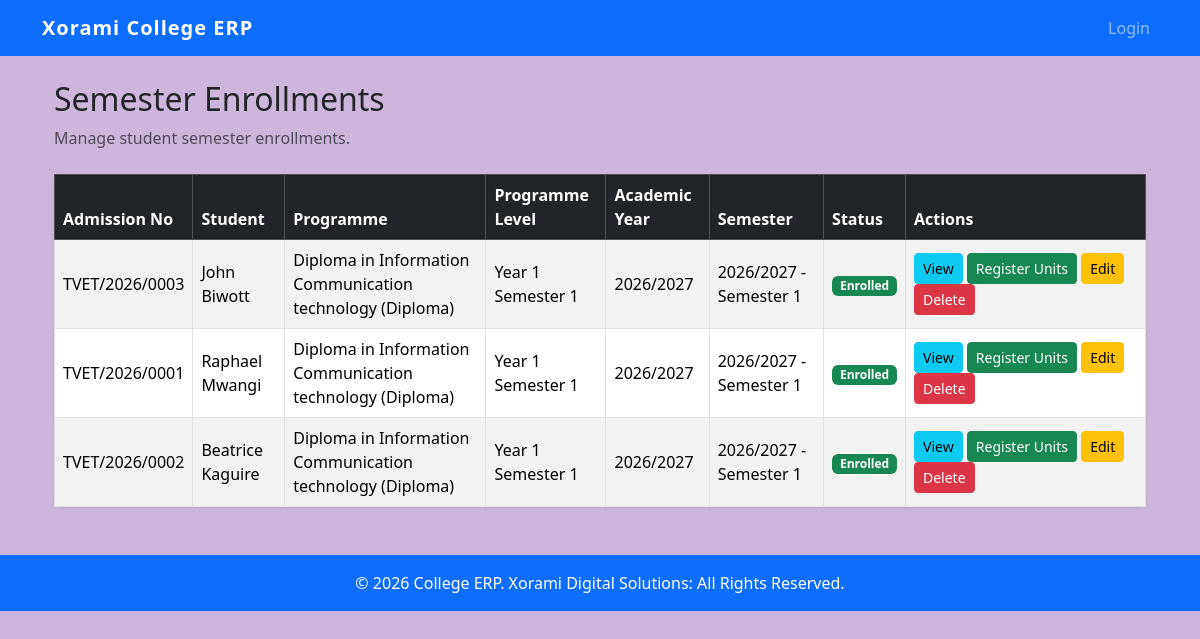
The page /semester-enrollments/ on the database as committed earlier.
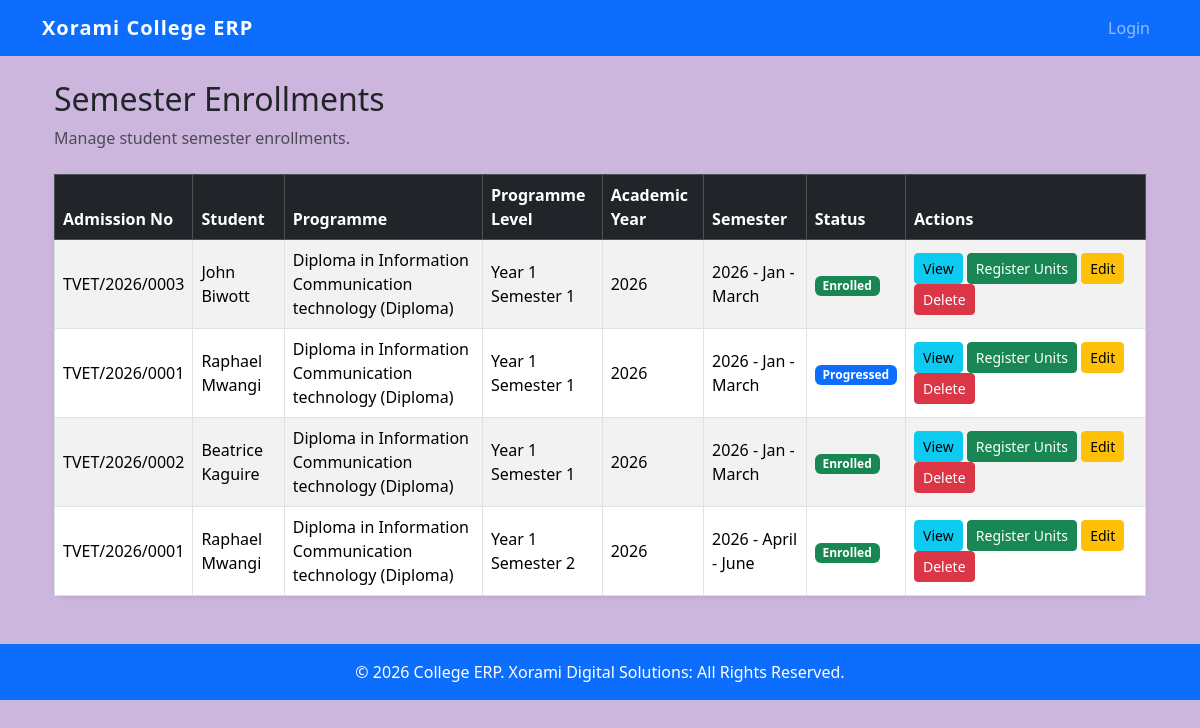
The same page on the database as committed later.
### students/models.py (models this page shows, shortened)
class SemesterEnrollment(models.Model):
    ENROLLED = "ENROLLED"
    PROGRESSED = "PROGRESSED"
    COMPLETED = "COMPLETED"
    DEFERRED = "DEFERRED"
    DISCONTINUED = "DISCONTINUED"
    STATUS_CHOICES = [
        (ENROLLED, "Enrolled"),
        (PROGRESSED, "Progressed"),
        (COMPLETED, "Completed"),
        (DEFERRED, "Deferred"),
        (DISCONTINUED, "Discontinued"),
    ]
    student = models.ForeignKey(
        Student,
        on_delete=models.CASCADE,
        related_name="enrollments",
    )
    programme = models.ForeignKey(
        Programme,
        on_delete=models.PROTECT,
        related_name="enrollments",
    )
    programme_level = models.ForeignKey(
        ProgrammeLevel,
        on_delete=models.PROTECT,
        related_name="enrollments",
    )
    academic_year = models.ForeignKey(
        AcademicYear,
        on_delete=models.PROTECT,
        related_name="enrollments",
    )
    semester = models.ForeignKey(
        Semester,
        on_delete=models.PROTECT,
        related_name="enrollments",
    )
    enrollment_date = models.DateField(
        auto_now_add=True,
    )
    status = models.CharField(
        max_length=20,
        choices=STATUS_CHOICES,
        default=ENROLLED,
    )
    remarks = models.TextField(
        blank=True,
    )
    class Meta:
        ordering = [
            "-academic_year",
            "-semester",
            "-enrollment_date",
        ]
        unique_together = (
            "student",
            "academic_year",
            "semester",
        )
    def __str__(self):
        return (
            f"{self.student.admission_no} - "
            f"{self.programme_level.name} "
            f"({self.academic_year} / "
            f"{self.semester.semester_name})"
        )
    """
    def __str__(self):

        return (
            f"{self.student} - "
            f"{self.academic_year} - "
            f"{self.semester}"
        )"""

class Student(models.Model):
    ACTIVE = "ACTIVE"
    INACTIVE = "INACTIVE"
    STATUS_CHOICES = [
        (ACTIVE, "Active"),
        (INACTIVE, "Inactive"),
    ]
    user = models.OneToOneField(
        User,
        on_delete=models.CASCADE,
        related_name="student_profile",
        null=True,
        blank=True,
    )
    admission_no = models.CharField(
        max_length=20,
        unique=True,
        blank=True,
    )
    first_name = models.CharField(
        max_length=100,
    )
    middle_name = models.CharField(
        max_length=100,
        blank=True,
    )
    last_name = models.CharField(
        max_length=100,
    )
    gender = models.CharField(
        max_length=10,
        choices=Applicant.GENDER_CHOICES,
    )
    date_of_birth = models.DateField(
        null=True,
        blank=True,
    )
    id_number = models.CharField(
        max_length=20,
        unique=True,
        null=True,
        blank=True,
    )
    phone = models.CharField(
        max_length=20,
    )
    email = models.EmailField(
        blank=True,
    )
    address = models.TextField(
        blank=True,
    )
    programme = models.ForeignKey(
        Programme,
        on_delete=models.PROTECT,
        related_name="students",
    )
    admission_date = models.DateField(
        default=timezone.now,
    )
    status = models.CharField(
        max_length=10,
        choices=STATUS_CHOICES,
        default=ACTIVE,
    )
    created_at = models.DateTimeField(
        auto_now_add=True,
    )
    updated_at = models.DateTimeField(
        auto_now=True,
    )
    class Meta:
        ordering = [
            "admission_no",
        ]

class Programme(models.Model):
    ARTISAN = "ARTISAN"
    CERTIFICATE = "CERTIFICATE"
    DIPLOMA = "DIPLOMA"
    HIGHER_DIPLOMA = "HIGHER_DIPLOMA"
    AWARD_CHOICES = [
        (ARTISAN, "Artisan"),
        (CERTIFICATE, "Certificate"),
        (DIPLOMA, "Diploma"),
        (HIGHER_DIPLOMA, "Higher Diploma"),
    ]
    course = models.ForeignKey(
        Course,
        on_delete=models.PROTECT,
        related_name="programmes",
    )
    code = models.CharField(
        max_length=20,
        unique=True,
    )
    name = models.CharField(
        max_length=200,
    )
    award = models.CharField(
        max_length=30,
        choices=AWARD_CHOICES,
    )
    duration_semesters = models.PositiveSmallIntegerField(
        default=2,
    )
    description = models.TextField(
        blank=True,
    )
    is_active = models.BooleanField(
        default=True,
    )
    created_at = models.DateTimeField(
        auto_now_add=True,
    )
    updated_at = models.DateTimeField(
        auto_now=True,
    )
    class Meta:
        ordering = [
            "course",
            "award",
            "name",
        ]
        unique_together = (
            "course",
            "award",
            "name",
        )
    def __str__(self):
        return (
            f"{self.name} "
            f"({self.get_award_display()})"
        )

class ProgrammeLevel(models.Model):
    programme = models.ForeignKey(
        Programme,
        on_delete=models.PROTECT,
        related_name="levels",
    )
    tvet_level = models.PositiveSmallIntegerField(
        help_text="TVET Level e.g. 4, 5, 6"
    )
    year = models.PositiveSmallIntegerField()
    semester = models.PositiveSmallIntegerField()
    name = models.CharField(
        max_length=100,
        editable=False,
    )
    progression_order = models.PositiveSmallIntegerField(
        editable=False,
    )
    duration_months = models.PositiveSmallIntegerField(
        default=6,
    )
    is_active = models.BooleanField(
        default=True,
    )
    created_at = models.DateTimeField(
        auto_now_add=True,
    )
    updated_at = models.DateTimeField(
        auto_now=True,
    )
    class Meta:
        ordering = [
            "programme",
            "progression_order",
        ]
        unique_together = (
            "programme",
            "year",
            "semester",
        )

class AcademicYear(models.Model):
    year_name = models.CharField(
        max_length=20,
        unique=True,
    )
    is_active = models.BooleanField(
        default=False,
    )
    registration_open = models.BooleanField(
        default=False,
    )
    created_at = models.DateTimeField(
        auto_now_add=True,
    )
    updated_at = models.DateTimeField(
        auto_now=True,
    )
    class Meta:
        ordering = [
            "-year_name",
        ]
        verbose_name = "Academic Year"
        verbose_name_plural = "Academic Years"
    def __str__(self):
        return self.year_name

class Semester(models.Model):
    academic_year = models.ForeignKey(
        AcademicYear,
        on_delete=models.CASCADE,
        related_name="semesters",
    )
    semester_name = models.CharField(
        max_length=100,
    )
    start_date = models.DateField(
        null=True,
        blank=True,
    )
    end_date = models.DateField(
        null=True,
        blank=True,
    )
    registration_open = models.BooleanField(
        default=True,
    )
    results_open = models.BooleanField(
        default=False,
    )
    is_active = models.BooleanField(
        default=False,
    )
    class Meta:
        ordering = [
            "academic_year",
            "semester_name",
        ]
        unique_together = (
            "academic_year",
            "semester_name",
        )
    def __str__(self):
        return (
            f"{self.academic_year} - "
            f"{self.semester_name}"
        )

### students/views.py (the view)
def semester_enrollment_list(request):
    enrollments = SemesterEnrollment.objects.select_related(
        "student",
        "programme",
        "programme_level",
        "academic_year",
        "semester",
    )
    return render(
        request,
        "students/enrollments/enrollment_list.html",
        {
            "enrollments": enrollments
        }
    )

### templates/students/enrollments/enrollment_list.html (shortened to what the changed rows need)
{% extends "base.html" %}
{% block content %}
<div class="container mt-4">
<div class="d-flex justify-content-between align-items-center mb-4">
    <div>
        <h2>Semester Enrollments</h2>
    </div>
</div>
<div class="card shadow-sm">
    <div class="card-body p-0">
        <div class="table-responsive">
            <table class="table table-striped table-hover table-bordered align-middle mb-0">
                <thead class="table-dark">
                    <tr>
                        <th>Admission No</th>
                        <th>Student</th>
                        <th>Programme</th>
                        <th>Programme Level</th>
                        <th>Academic Year</th>
                        <th>Semester</th>
                        <th>Status</th>
                        <th width="240">Actions</th>
                    </tr>
                </thead>
                <tbody>
                    {% for enrollment in enrollments %}
                    <tr>
                        <td>
                            {{ enrollment.student.admission_no }}
                        </td>
                        <td>
                            {{ enrollment.student.first_name }}
                            {{ enrollment.student.last_name }}
                        </td>
                        <td>
                            {{ enrollment.programme }}
                        </td>
                        <td>
                            {{ enrollment.programme_level.name }}
                        </td>
                        <td>
                            {{ enrollment.academic_year }}
                        </td>
                        <td>
                            {{ enrollment.semester }}
                        </td>
                        <td>
                            {% if enrollment.status == "ENROLLED" %}
                                <span class="badge bg-success">
                                    {{ enrollment.get_status_display }}
                                </span>
                            {% elif enrollment.status == "PROGRESSED" %}
                                <span class="badge bg-primary">
                                    {{ enrollment.get_status_display }}
                                </span>
                            {% elif enrollment.status == "COMPLETED" %}
                                <span class="badge bg-dark">
                                    {{ enrollment.get_status_display }}
                                </span>
                            {% elif enrollment.status == "DEFERRED" %}
                                <span class="badge bg-warning text-dark">
                                    {{ enrollment.get_status_display }}
                                </span>
                            {% else %}
                                <span class="badge bg-danger">
                                    {{ enrollment.get_status_display }}
                                </span>
                            {% endif %}
                        </td>
                        <td>
                            <a href="{% url 'semester_enrollment_detail' enrollment.id %}"
                               class="btn btn-info btn-sm">
                                View
                            </a>
                            <a href="{% url 'register_units' enrollment.id %}"
                               class="btn btn-success btn-sm">
                                Register Units
                            </a>
                            <a href="{% url 'semester_enrollment_edit' enrollment.id %}"
                               class="btn btn-warning btn-sm">
                                Edit
                            </a>
                            <a href="{% url 'semester_enrollment_delete' enrollment.id %}"
                               class="btn btn-danger btn-sm">
                                Delete
                            </a>
                        </td>
                    </tr>
                    {% empty %}
                    <tr>
                        <td colspan="8" class="text-center py-4">
                            No semester enrollments found.
                        </td>
                    </tr>
                    {% endfor %}
                </tbody>
            </table>
        </div>
    </div>
</div>
</div>
{% endblock %}

Rows that differ between the two databases and show on the page:
changed through a linked row, SemesterEnrollment "TVET/2026/0003": academic_year "2026/2027" → "2026"; semester "2026/2027 - Semester 1" → "2026 - Jan - March"
changed SemesterEnrollment: academic_year "2026/2027" → "2026"; semester "2026/2027 - Semester 1" → "2026 - Jan - March"; status "Enrolled" → "Progressed"
changed through a linked row, SemesterEnrollment "TVET/2026/0002": academic_year "2026/2027" → "2026"; semester "2026/2027 - Semester 1" → "2026 - Jan - March"
added SemesterEnrollment: student.admission_no "TVET/2026/0001", student.first_name "Raphael", student.last_name "Mwangi", programme "Diploma in Information Communication technology (Diploma)", programme_level.name "Year 1 Semester 2", academic_year "2026", semester "2026 - April - June", status "Enrolled"
